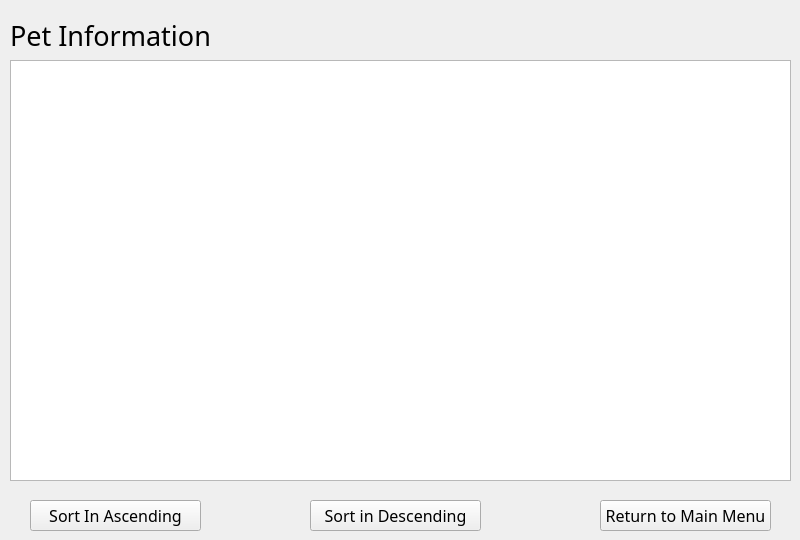
    <widget class="QWidget" name="petInfo">
     <widget class="QListWidget" name="petInfoList">
      <property name="geometry">
       <rect>
        <x>10</x>
        <y>60</y>
        <width>781</width>
        <height>421</height>
       </rect>
      </property>
      <property name="font">
       <font>
        <family>Modern No. 20</family>
        <pointsize>10</pointsize>
       </font>
      </property>
     </widget>
     <widget class="QPushButton" name="piAescBtn">
      <property name="geometry">
       <rect>
        <x>30</x>
        <y>500</y>
        <width>171</width>
        <height>31</height>
       </rect>
      </property>
      <property name="font">
       <font>
        <family>Modern No. 20</family>
        <pointsize>12</pointsize>
       </font>
      </property>
      <property name="text">
       <string>Sort In Ascending</string>
      </property>
     </widget>
     <widget class="QPushButton" name="piDescBtn">
      <property name="geometry">
       <rect>
        <x>310</x>
        <y>500</y>
        <width>171</width>
        <height>31</height>
       </rect>
      </property>
      <property name="font">
       <font>
        <family>Modern No. 20</family>
        <pointsize>12</pointsize>
       </font>
      </property>
      <property name="text">
       <string>Sort in Descending</string>
      </property>
     </widget>
     <widget class="QPushButton" name="piReturnBtn">
      <property name="geometry">
       <rect>
        <x>600</x>
        <y>500</y>
        <width>171</width>
        <height>31</height>
       </rect>
      </property>
      <property name="font">
       <font>
        <family>Modern No. 20</family>
        <pointsize>12</pointsize>
       </font>
      </property>
      <property name="text">
       <string>Return to Main Menu</string>
      </property>
     </widget>
     <widget class="QLabel" name="label_3">
      <property name="geometry">
       <rect>
        <x>10</x>
        <y>20</y>
        <width>401</width>
        <height>31</height>
       </rect>
      </property>
      <property name="font">
       <font>
        <family>Modern No. 20</family>
        <pointsize>20</pointsize>
       </font>
      </property>
      <property name="text">
       <string>Pet Information</string>
      </property>
     </widget>
    </widget>
